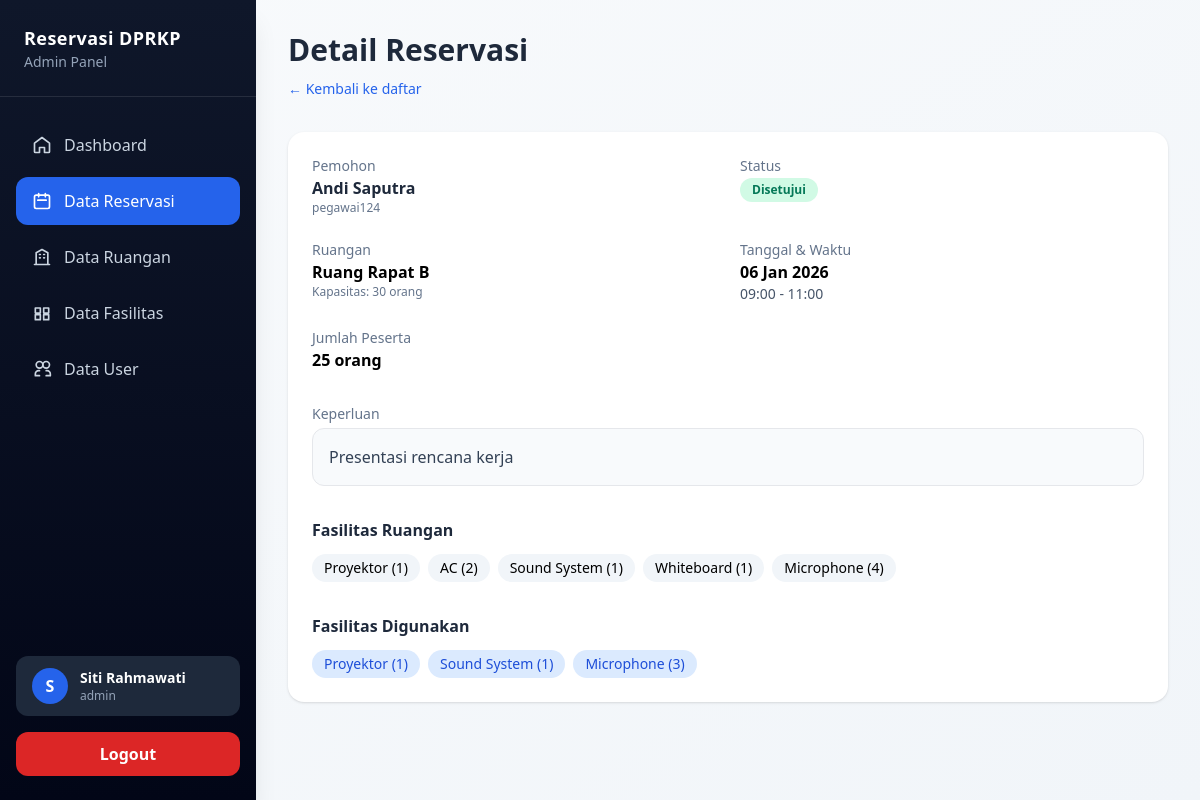
/admin/reservation/detail.php?id=2 (signed in), run on the app's committed database.
### tables this page shows
CREATE TABLE reservasi (
  id INT UNSIGNED AUTO_INCREMENT PRIMARY KEY,
  user_id INT UNSIGNED NOT NULL,
  ruangan_id INT UNSIGNED NOT NULL,
  tanggal DATE NOT NULL,
  jam_mulai TIME NOT NULL,
  jam_selesai TIME NOT NULL,
  keperluan TEXT NOT NULL,
  jumlah_peserta INT,
  status ENUM(
    'Menunggu Admin',
    'Menunggu Kepala Bagian',
    'Disetujui',
    'Ditolak',
    'Dibatalkan'
  ) DEFAULT 'Menunggu Admin',
  alasan_tolak TEXT,
  created_at TIMESTAMP DEFAULT CURRENT_TIMESTAMP,
  FOREIGN KEY (user_id) REFERENCES users(id),
  FOREIGN KEY (ruangan_id) REFERENCES ruangan(id)
);

CREATE TABLE users (
  id INT UNSIGNED AUTO_INCREMENT PRIMARY KEY,
  nip VARCHAR(50) NOT NULL UNIQUE,
  nama VARCHAR(100) NOT NULL,
  password VARCHAR(255) NOT NULL,
  role ENUM('pegawai','admin','kepala_bagian') NOT NULL,
  created_at TIMESTAMP DEFAULT CURRENT_TIMESTAMP
);

CREATE TABLE ruangan (
  id INT UNSIGNED AUTO_INCREMENT PRIMARY KEY,
  nama_ruangan VARCHAR(100) NOT NULL UNIQUE,
  kapasitas INT NOT NULL,
  status ENUM('Aktif','Nonaktif','Perawatan') DEFAULT 'Aktif',
  created_at TIMESTAMP DEFAULT CURRENT_TIMESTAMP
);

CREATE TABLE ruangan_fasilitas (
  ruangan_id INT UNSIGNED NOT NULL,
  fasilitas_id INT UNSIGNED NOT NULL,
  qty INT UNSIGNED NOT NULL DEFAULT 1,
  PRIMARY KEY (ruangan_id, fasilitas_id),
  FOREIGN KEY (ruangan_id) REFERENCES ruangan(id) ON DELETE CASCADE,
  FOREIGN KEY (fasilitas_id) REFERENCES fasilitas(id) ON DELETE CASCADE
);

CREATE TABLE fasilitas (
  id INT UNSIGNED AUTO_INCREMENT PRIMARY KEY,
  nama VARCHAR(100) NOT NULL UNIQUE,
  created_at TIMESTAMP DEFAULT CURRENT_TIMESTAMP
);

CREATE TABLE reservasi_fasilitas (
  reservasi_id INT UNSIGNED NOT NULL,
  fasilitas_id INT UNSIGNED NOT NULL,
  qty INT UNSIGNED NOT NULL DEFAULT 1,
  PRIMARY KEY (reservasi_id, fasilitas_id),
  FOREIGN KEY (reservasi_id) REFERENCES reservasi(id) ON DELETE CASCADE,
  FOREIGN KEY (fasilitas_id) REFERENCES fasilitas(id) ON DELETE CASCADE
);

### admin/reservation/detail.php (the view, shortened to what this page needs)
<?php
include '../../config/koneksi.php';
$id = $_GET['id'] ?? '';
$id = intval($id);
$reservasi = mysqli_query($koneksi, "
  SELECT
    r.*,
    u.nama AS nama_user,
    u.nip,
    ru.nama_ruangan,
    ru.kapasitas
  FROM reservasi r
  JOIN users u ON r.user_id = u.id
  JOIN ruangan ru ON r.ruangan_id = ru.id
  WHERE r.id = $id
  LIMIT 1
");
$data = mysqli_fetch_assoc($reservasi);
$fasilitas_ruangan = mysqli_query($koneksi, "
  SELECT f.nama, rf.qty
  FROM ruangan_fasilitas rf
  JOIN fasilitas f ON rf.fasilitas_id = f.id
  WHERE rf.ruangan_id = {$data['ruangan_id']}
");
$fasilitas_reservasi = mysqli_query($koneksi, "
  SELECT f.nama, rf.qty
  FROM reservasi_fasilitas rf
  JOIN fasilitas f ON rf.fasilitas_id = f.id
  WHERE rf.reservasi_id = $id
");
$statusClass = match ($data['status']) {
  'Disetujui' => 'bg-emerald-100 text-emerald-700',
  'Menunggu Admin' => 'bg-amber-100 text-amber-700',
  'Menunggu Kepala Bagian' => 'bg-sky-100 text-sky-700',
  'Ditolak' => 'bg-red-100 text-red-700',
  'Dibatalkan' => 'bg-slate-200 text-slate-600',
  default => 'bg-slate-100 text-slate-600'
};
?>
<!DOCTYPE html>
<html lang="id">
<head>
  <script src="https://cdn.tailwindcss.com"></script>
</head>
<body class="bg-gradient-to-br from-slate-50 to-slate-100 min-h-screen">
  <?php include '../../includes/layouts/sidebar.php'; ?>
  <div class="main-content p-4 sm:p-6 lg:p-8 max-w-5xl mx-auto">
    <div class="mb-8">
      <h1 class="text-3xl font-bold text-slate-800 mb-2">Detail Reservasi</h1>
      <a href="index.php" class="text-blue-600 hover:underline text-sm">
        ← Kembali ke daftar
      </a>
    </div>
    <div class="bg-white rounded-2xl shadow p-6 space-y-8">
      <div class="grid grid-cols-1 md:grid-cols-2 gap-6">
        <div>
          <p class="text-sm text-slate-500">Pemohon</p>
          <p class="font-semibold text-slate-800"><?= htmlspecialchars($data['nama_user']); ?></p>
          <p class="text-xs text-slate-500"><?= $data['nip']; ?></p>
        </div>
        <div>
          <p class="text-sm text-slate-500">Status</p>
          <span class="inline-flex px-3 py-1 rounded-full text-xs font-semibold <?= $statusClass; ?>">
            <?= $data['status']; ?>
          </span>
        </div>
        <div>
          <p class="text-sm text-slate-500">Ruangan</p>
          <p class="font-semibold"><?= htmlspecialchars($data['nama_ruangan']); ?></p>
          <p class="text-xs text-slate-500">Kapasitas: <?= $data['kapasitas']; ?> orang</p>
        </div>
        <div>
          <p class="text-sm text-slate-500">Tanggal & Waktu</p>
          <p class="font-semibold">
            <?= date('d M Y', strtotime($data['tanggal'])); ?>
          </p>
          <p class="text-sm text-slate-600">
            <?= substr($data['jam_mulai'], 0, 5); ?> -
            <?= substr($data['jam_selesai'], 0, 5); ?>
          </p>
        </div>
        <div>
          <p class="text-sm text-slate-500">Jumlah Peserta</p>
          <p class="font-semibold"><?= $data['jumlah_peserta'] ?? '-'; ?> orang</p>
        </div>
      </div>
      <div>
        <p class="text-sm text-slate-500 mb-1">Keperluan</p>
        <div class="bg-slate-50 border rounded-xl p-4 text-slate-700">
          <?= nl2br(htmlspecialchars($data['keperluan'])); ?>
        </div>
      </div>
      <div>
        <h3 class="font-semibold text-slate-800 mb-3">Fasilitas Ruangan</h3>
        <div class="flex flex-wrap gap-2">
          <?php if (mysqli_num_rows($fasilitas_ruangan) > 0): ?>
            <?php while ($f = mysqli_fetch_assoc($fasilitas_ruangan)): ?>
              <span class="px-3 py-1 bg-slate-100 rounded-full text-sm">
                <?= htmlspecialchars($f['nama']); ?> (<?= $f['qty']; ?>)
              </span>
            <?php endwhile; ?>
          <?php else: ?>
            <span class="text-slate-500 italic">Tidak ada fasilitas</span>
          <?php endif; ?>
        </div>
      </div>
      <div>
        <h3 class="font-semibold text-slate-800 mb-3">Fasilitas Digunakan</h3>
        <div class="flex flex-wrap gap-2">
          <?php if (mysqli_num_rows($fasilitas_reservasi) > 0): ?>
            <?php while ($f = mysqli_fetch_assoc($fasilitas_reservasi)): ?>
              <span class="px-3 py-1 bg-blue-100 text-blue-700 rounded-full text-sm">
                <?= htmlspecialchars($f['nama']); ?> (<?= $f['qty']; ?>)
              </span>
            <?php endwhile; ?>
          <?php else: ?>
            <span class="text-slate-500 italic">Tidak ada fasilitas khusus</span>
          <?php endif; ?>
        </div>
      </div>
    </div>
  </div>
</body>
</html>

### includes/layouts/sidebar.php (style rules this page uses)
.main-content { margin-left: 16rem; }

### data on the page
reservasi: user.nama "Andi Saputra", user.nip "pegawai124", status "Disetujui", ruangan.nama_ruangan "Ruang Rapat B", ruangan.kapasitas "30", tanggal "06 Jan 2026", jam_mulai "09:00", jam_selesai "11:00", jumlah_peserta "25", keperluan "Presentasi rencana kerja"
ruangan_fasilitas: fasilitas.nama "Proyektor", qty "1"
ruangan_fasilitas: fasilitas.nama "AC", qty "2"
ruangan_fasilitas: fasilitas.nama "Sound System", qty "1"
ruangan_fasilitas: fasilitas.nama "Whiteboard", qty "1"
ruangan_fasilitas: fasilitas.nama "Microphone", qty "4"
reservasi_fasilitas: fasilitas.nama "Proyektor", qty "1"
reservasi_fasilitas: fasilitas.nama "Sound System", qty "1"
reservasi_fasilitas: fasilitas.nama "Microphone", qty "3"

### other printed values
str_replace('_', ' ', $role) "Admin"
substr($nama, 0, 1) "S"
$nama "Siti Rahmawati"
$role "admin"
